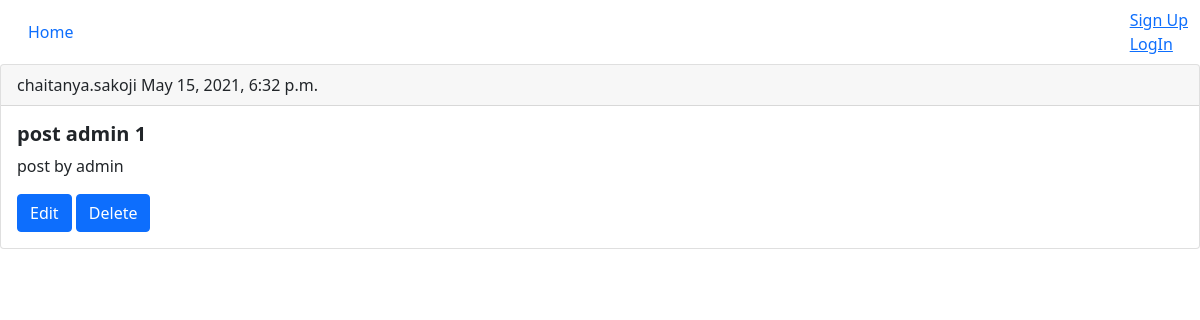
The app's page /1/details/, older data.
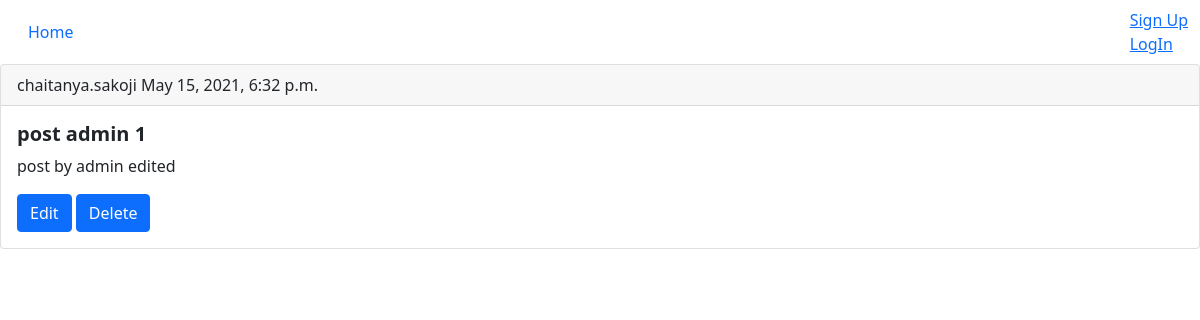
The same page, newer data.
### posts/models.py (models this page shows, shortened)
class Post(models.Model):
    title = models.CharField(max_length=100)
    author = models.ForeignKey(CustomUser, on_delete=models.CASCADE)
    timestamp = models.DateTimeField(auto_now_add=True)
    description = models.TextField()

### users/models.py (models this page shows)
class CustomUser(AbstractUser):
    age = models.PositiveIntegerField(default=0)
    def __str__(self):
        return self.username

### posts/views.py (the view)
# urls.py: path('<int:pk>/details/', ViewPostDetails.as_view(), name='post_details'),
class ViewPostDetails(DetailView):
    model = Post
    template_name = 'posts/post_details.html'

### posts/templates/posts/post_details.html (shortened to what this page needs)
{% extends 'base.html' %}
{% block content %}
<div class="card">
    <div class="card-header">
        {{ object.author }}
        {{ object.timestamp }}
    </div>
    <div class="card-body">
        <h5 class="card-title fw-bold">{{ object.title }}</h5>
        <p class="card-text">{{ object.description }}</p>
        <a href="{% url 'update_post' pk=object.id %}" class="btn btn-primary">Edit</a>
        <a href="{% url 'delete_post' pk=object.id %}" class="btn btn-primary">Delete</a>
    </div>
</div>
{% endblock content %}

Row changes from the older to the newer data that the page shows:
changed Post "post admin 1": description "post by admin" → "post by admin edited"
